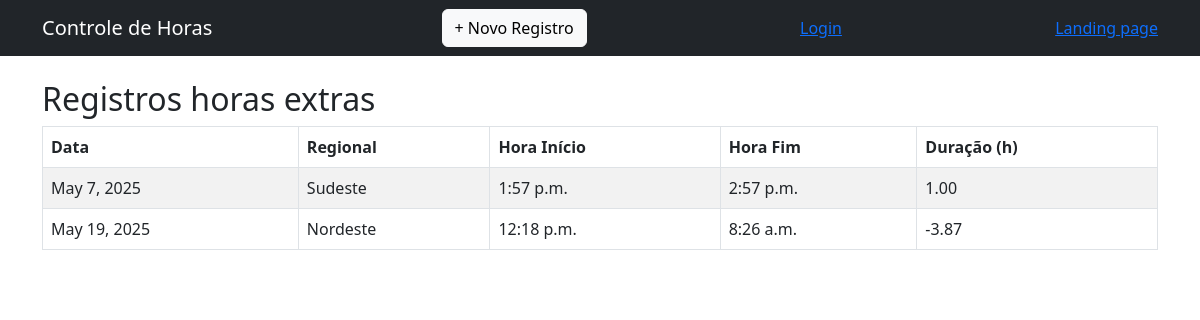
The app's page / (signed in), older data.
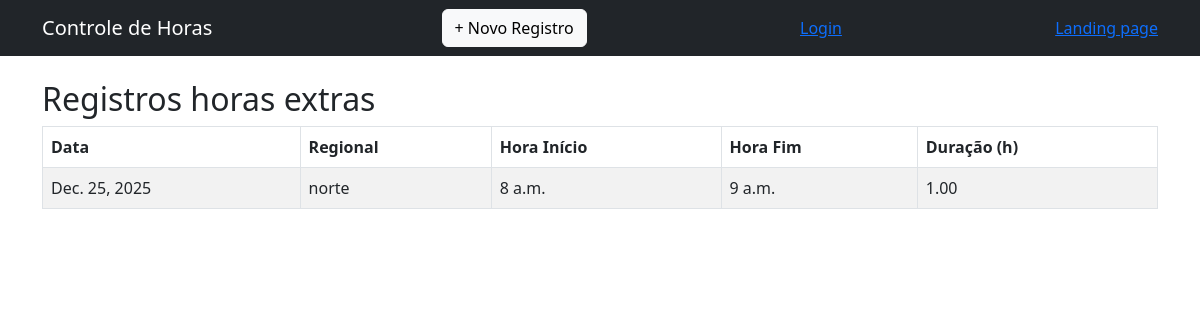
The same page, newer data.
### core/models.py (models this page shows, shortened)
class RegistroHora(models.Model):
    regional = models.ForeignKey(Regional, on_delete=models.CASCADE)
    data = models.DateField()
    hora_inicio = models.TimeField()
    hora_fim = models.TimeField()
    def total_horas(self):
        delta = datetime.combine(self.data, self.hora_fim) - datetime.combine(self.data, self.hora_inicio)
        return delta.total_seconds() / 3600

class Regional(models.Model):
    nome = models.CharField(max_length=100)
    def __str__(self):
        return self.nome

### core/views.py (the view)
# urls.py: path('', views.lista_registros, name='lista_registros'),
@login_required
def lista_registros(request):
    registros = RegistroHora.objects.all()
    return render(request, 'core/lista_registros.html', {'registros': registros})

### core/Templates/core/lista_registros.html
{% extends 'core/inicio.html' %}
{% block content %}
<h2>Registros horas extras</h2>
<table class="table table-bordered table-striped">
    <thead>
        <tr>
            <th>Data</th>
            <th>Regional</th>
            <th>Hora Início</th>
            <th>Hora Fim</th>
            <th>Duração (h)</th>
        </tr>
    </thead>
    <tbody>
        {% for r in registros %}
        <tr>
            <td>{{ r.data }}</td>
            <td>{{ r.regional }}</td>
            <td>{{ r.hora_inicio }}</td>
            <td>{{ r.hora_fim }}</td>
            <td>{{ r.total_horas|floatformat:2 }}</td>
        </tr>
        {% empty %}
        <tr>
            <td colspan="5">Nenhum registro encontrado.</td>
        </tr>
        {% endfor %}
    </tbody>
</table>
{% endblock %}

### core/Templates/core/Inicio.html (shortened to what this page needs)
<!DOCTYPE html>
<html lang="pt-br">
<head>
    <link rel="stylesheet" href="https://cdn.jsdelivr.net/npm/bootstrap@5.3.0/dist/css/bootstrap.min.css">
</head>
<body>
    <nav class="navbar navbar-dark bg-dark p-2 mb-4">
        <div class="container">
            <a class="navbar-brand" href="{% url 'lista_registros' %}">Controle de Horas</a>
            <a class="btn btn-light" href="{% url 'criar_registro' %}">+ Novo Registro</a>
            <a href="{% url 'login' %}">Login</a>
            <a href="{% url 'landing' %}">Landing page</a>
        </div>
    </nav>
    <div class="container">
        {% block content %}
        {% endblock %}
    </div>
</body>
</html>

Row changes from the older to the newer data that the page shows:
removed RegistroHora: data "May 19, 2025", regional "Nordeste", hora_inicio "12:18 p.m.", hora_fim "8:26 a.m.", total_horas "-3.87"
changed RegistroHora: data "May 7, 2025" → "Dec. 25, 2025"; regional "Sudeste" → "norte"; hora_inicio "1:57 p.m." → "8 a.m."; hora_fim "2:57 p.m." → "9 a.m."
